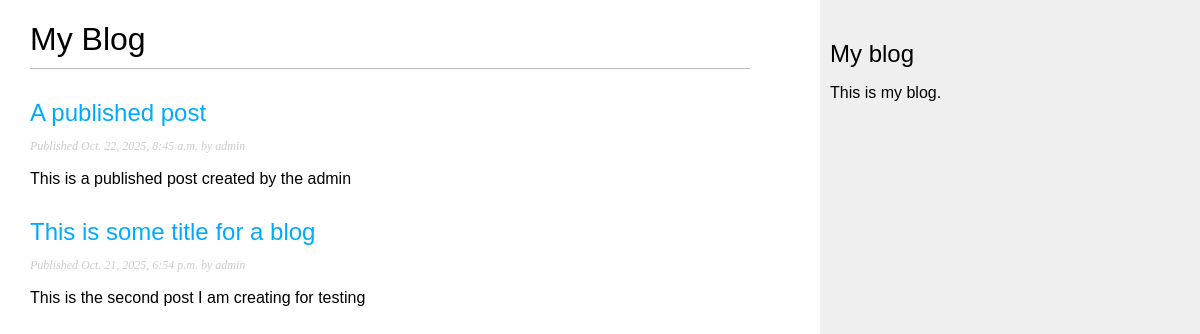
The page / on the database its author committed.
### blog/models.py (models this page shows, shortened)
class Post(models.Model):
    objects = models.Manager()
    published = PublishedManager()
    class Status(models.TextChoices):
        DRAFT = "DF", "Draft"
        PUBLISHED = "PB", "Published"
    author = models.ForeignKey(
        settings.AUTH_USER_MODEL,
        on_delete=models.CASCADE,
        related_name="blog_posts",
    )
    title = models.CharField(max_length=250) # Translate to VARCHAR column in sql
    slug = models.SlugField(max_length=250) # Translate to VARCHAR column in sql
    body = models.TextField() # Translate to TEXT column in sql
    publish = models.DateTimeField(default=timezone.now) # Todo: add the db form
    created = models.DateTimeField(auto_now_add=True) # Todo: add the db form
    updated = models.DateTimeField(auto_now=True) # Todo: add the db form
    status = models.CharField(
        max_length=2,
        choices=Status,
        default=Status.DRAFT,
    )
    class Meta:
        ordering = ["-publish"]
        indexes = [
            models.Index(fields=["-publish"]),
        ]

### blog/views.py (the view)
# urls.py: path("", views.post_list, name="post_list"),
def post_list(request):
    posts = Post.published.all()
    return render(
        request,
        "blog/post/list.html",
        {"posts": posts},
    )

### blog/models.py (called while the page is built)
    def get_queryset(self):
        return (
            super().get_queryset().filter(status=Post.Status.PUBLISHED)
        )

### blog/templates/blog/post/list.html (shortened to what this page needs)
{% extends "blog/base.html" %}
{% block content %}
    <h1>My Blog</h1>
    {% for post in posts %}
        <h2>
            <a href="{% url 'blog:post_detail' post.id %}">
                {{ post.title }}
            </a>
        </h2>
        <p class="date">
            Published {{ post.publish }} by {{ post.author }}
        </p>
        {{ post.body|truncatewords:30|linebreaks }}
    {% endfor %}
{% endblock %}

### blog/templates/blog/base.html (shortened to what this page needs)
{% load static %}
<html lang="en">
    <head>
        <link href="{% static 'css/blog.css' %}" rel="stylesheet">
    </head>
    <body>
    <div id="content">
        {% block content %}
        {% endblock %}
    </div>
    <div id="sidebar">
        <h2>My blog</h2>
        <p>This is my blog.</p>
    </div>
    </body>
</html>

### blog/static/css/blog.css (style rules this page uses)
body { margin:0; padding:0; font-family:helvetica, sans-serif; }
a { color:#00abff; text-decoration:none; }
h1 { font-weight:normal; border-bottom:1px solid #bbb; padding:0 0 10px 0; }
h2 { font-weight:normal; margin:30px 0 0; }
#content { float:left; width:60%; padding:0 0 0 30px; }
#sidebar { float:right; width:30%; padding:10px; background:#efefef; height:100%; }
p.date { color:#ccc; font-family: georgia, serif; font-size: 12px; font-style: italic; }

### rows shown on the page
Post: title "A published post", publish "Oct. 22, 2025, 8:45 a.m.", author "admin", body "This is a published post created by the admin"
Post: title "This is some title for a blog", publish "Oct. 21, 2025, 6:54 p.m.", author "admin", body "This is the second post I am creating for testing"
